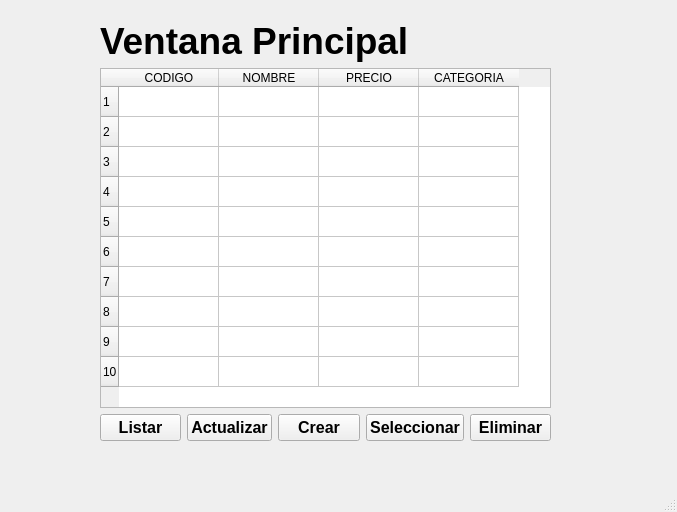
<?xml version="1.0" encoding="UTF-8"?>
<ui version="4.0">
 <class>Principal</class>
 <widget class="QMainWindow" name="Principal">
  <property name="geometry">
   <rect>
    <x>0</x>
    <y>0</y>
    <width>677</width>
    <height>512</height>
   </rect>
  </property>
  <property name="windowTitle">
   <string>MainWindow</string>
  </property>
  <widget class="QWidget" name="centralwidget">
   <widget class="QWidget" name="layoutWidget">
    <property name="geometry">
     <rect>
      <x>100</x>
      <y>20</y>
      <width>451</width>
      <height>421</height>
     </rect>
    </property>
    <layout class="QGridLayout" name="gridLayout">
     <item row="0" column="0" colspan="5">
      <widget class="QLabel" name="label">
       <property name="font">
        <font>
         <pointsize>28</pointsize>
         <weight>75</weight>
         <bold>true</bold>
        </font>
       </property>
       <property name="text">
        <string>Ventana Principal</string>
       </property>
      </widget>
     </item>
     <item row="1" column="0" colspan="5">
      <widget class="QTableWidget" name="table_product">
       <property name="rowCount">
        <number>10</number>
       </property>
       <row/>
       <row/>
       <row/>
       <row/>
       <row/>
       <row/>
       <row/>
       <row/>
       <row/>
       <row/>
       <column>
        <property name="text">
         <string>CODIGO</string>
        </property>
       </column>
       <column>
        <property name="text">
         <string>NOMBRE</string>
        </property>
       </column>
       <column>
        <property name="text">
         <string>PRECIO</string>
        </property>
       </column>
       <column>
        <property name="text">
         <string>CATEGORIA</string>
        </property>
       </column>
      </widget>
     </item>
     <item row="2" column="0">
      <widget class="QPushButton" name="btn_list">
       <property name="font">
        <font>
         <pointsize>12</pointsize>
         <weight>75</weight>
         <bold>true</bold>
        </font>
       </property>
       <property name="cursor">
        <cursorShape>PointingHandCursor</cursorShape>
       </property>
       <property name="text">
        <string>Listar</string>
       </property>
      </widget>
     </item>
     <item row="2" column="1">
      <widget class="QPushButton" name="btn_update">
       <property name="font">
        <font>
         <pointsize>12</pointsize>
         <weight>75</weight>
         <bold>true</bold>
        </font>
       </property>
       <property name="cursor">
        <cursorShape>PointingHandCursor</cursorShape>
       </property>
       <property name="text">
        <string>Actualizar</string>
       </property>
      </widget>
     </item>
     <item row="2" column="2">
      <widget class="QPushButton" name="btn_create">
       <property name="font">
        <font>
         <pointsize>12</pointsize>
         <weight>75</weight>
         <bold>true</bold>
        </font>
       </property>
       <property name="cursor">
        <cursorShape>PointingHandCursor</cursorShape>
       </property>
       <property name="text">
        <string>Crear</string>
       </property>
      </widget>
     </item>
     <item row="2" column="3">
      <widget class="QPushButton" name="btn_read">
       <property name="font">
        <font>
         <pointsize>12</pointsize>
         <weight>75</weight>
         <bold>true</bold>
        </font>
       </property>
       <property name="cursor">
        <cursorShape>PointingHandCursor</cursorShape>
       </property>
       <property name="text">
        <string>Seleccionar</string>
       </property>
      </widget>
     </item>
     <item row="2" column="4">
      <widget class="QPushButton" name="btn_delete">
       <property name="font">
        <font>
         <pointsize>12</pointsize>
         <weight>75</weight>
         <bold>true</bold>
        </font>
       </property>
       <property name="cursor">
        <cursorShape>PointingHandCursor</cursorShape>
       </property>
       <property name="text">
        <string>Eliminar</string>
       </property>
      </widget>
     </item>
    </layout>
   </widget>
  </widget>
  <widget class="QStatusBar" name="statusbar"/>
 </widget>
 <resources/>
 <connections/>
</ui>
